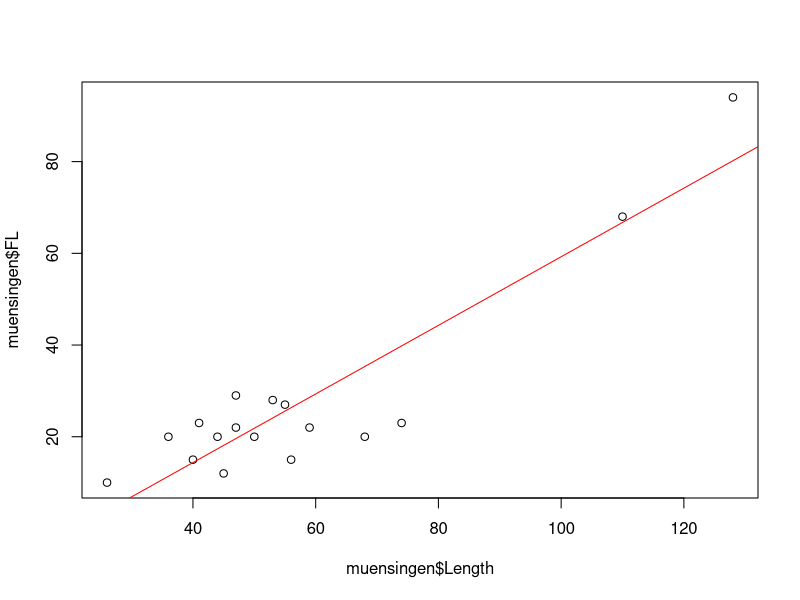
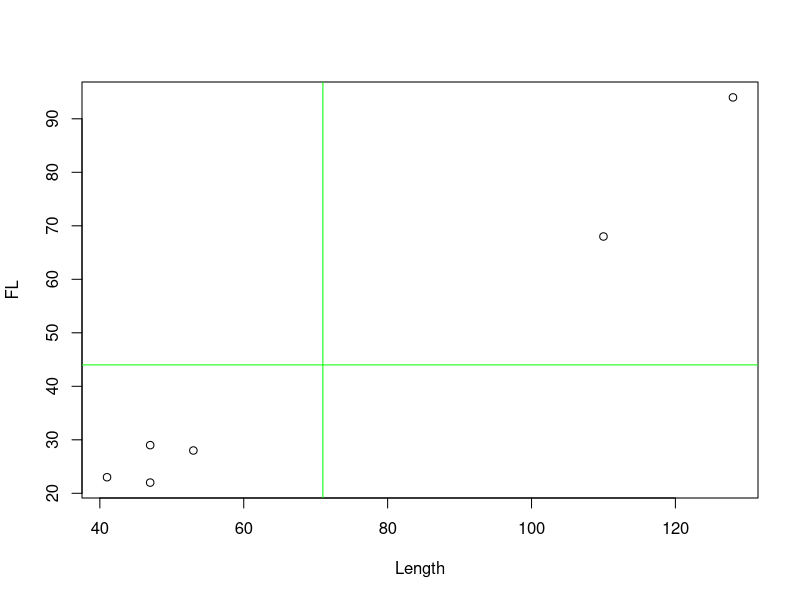
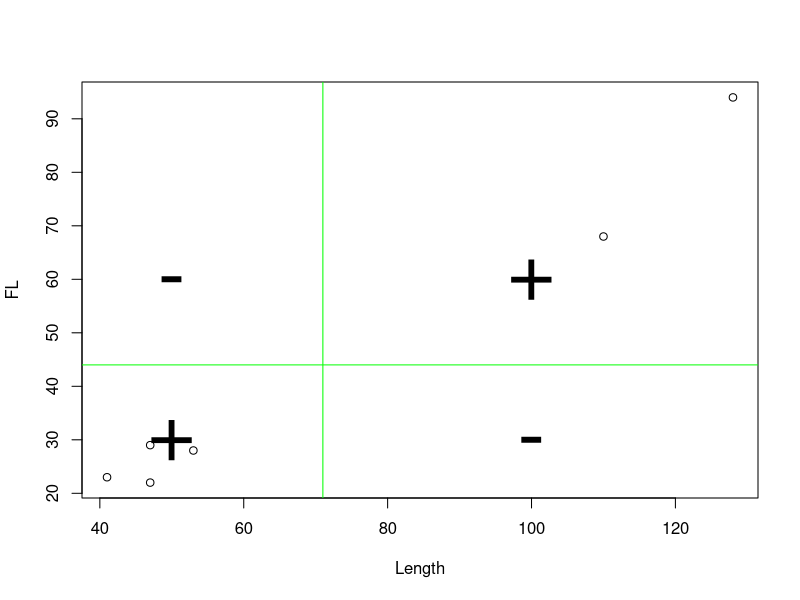
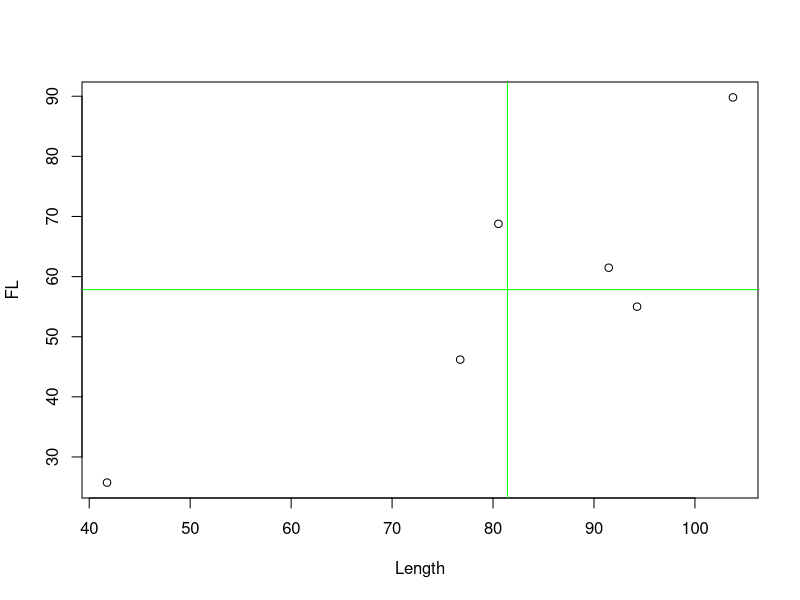
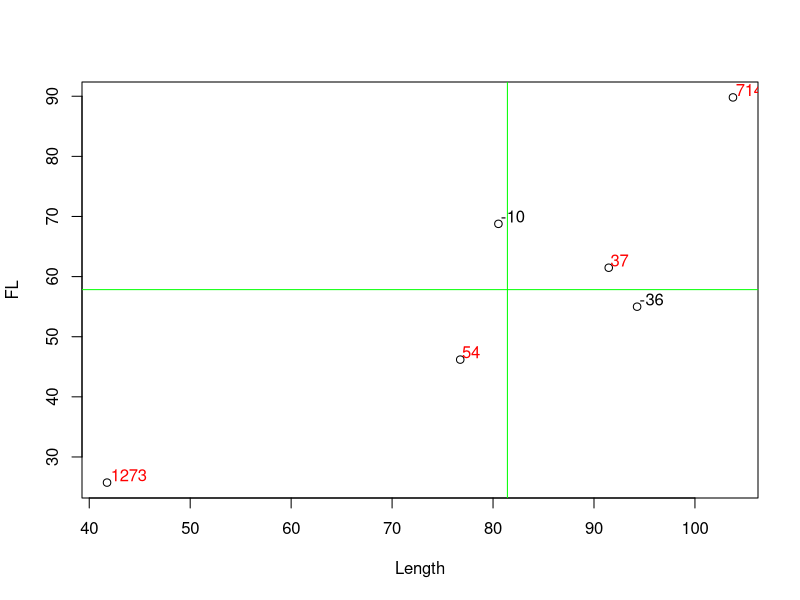
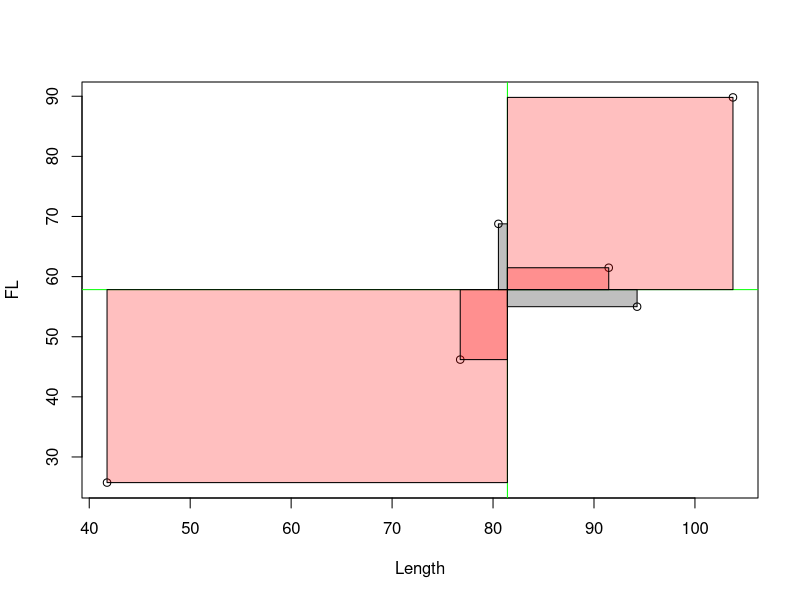
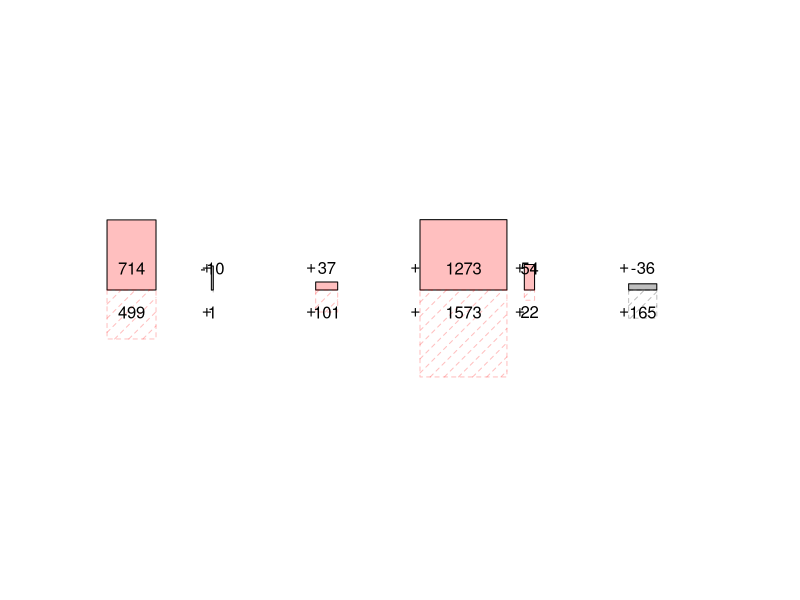
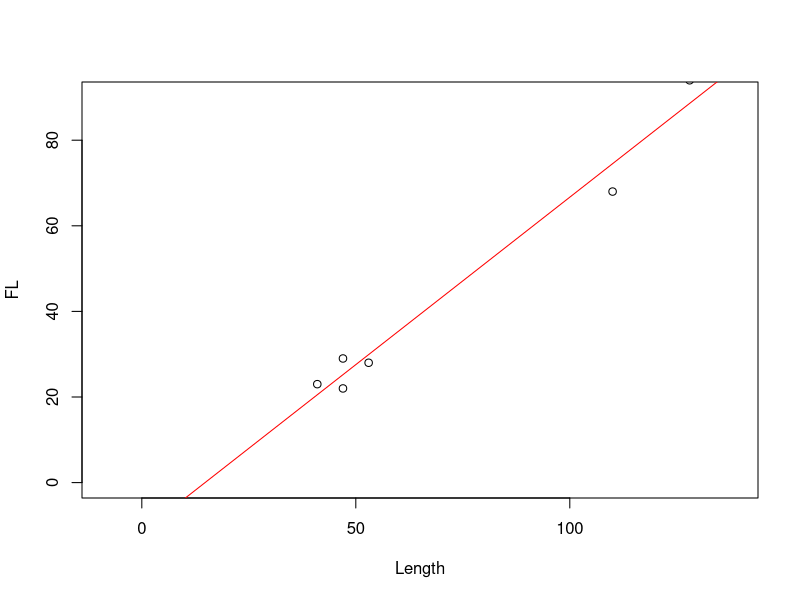

Generate these figures, in order, with R:
## ---- chunk 1
#knitr::opts_knit$set(root.dir = '08_session/')
xfun::pkg_load2(c("htmltools", "mime"))
remove(list = ls())
## ---- chunk 2
muensingen <- read.csv2("muensingen_fib.csv")
## ---- chunk 3
plot(muensingen$Length, muensingen$FL)
abline(
  lm(muensingen$FL~muensingen$Length),
  col="red")
## ---- chunk 4
muen_sample <- head(muensingen)[,c("Length", "FL")]
plot(muen_sample)
abline(h=mean(muen_sample$FL), col="green")
abline(v=mean(muen_sample$Length), col="green")
## ---- chunk 5
m_fl <- mean(muen_sample$FL)
m_l <- mean(muen_sample$Length)
muen_sample <- head(muensingen)[,c("Length", "FL")]
plot(muen_sample)
abline(h=m_fl, col="green")
abline(v=m_l, col="green")
text(50,30, "+", cex=5)
text(100,60, "+", cex=5)
text(100,30, "-", cex=5)
text(50,60, "-", cex=5)
## ---- chunk 6
ran_sample <- data.frame(Length = runif(6,30,120),
                         FL = runif(6,25,90))
plot(ran_sample)
r_fl <- mean(ran_sample$FL)
r_l <- mean(ran_sample$Length)
rec_col <-(ran_sample$Length - r_l) * (ran_sample$FL - r_fl) > 0
abline(h=r_fl, col="green")
abline(v=r_l, col="green")
## ---- chunk 7
plot(ran_sample)
rec_col <-(ran_sample$Length - r_l) * (ran_sample$FL - r_fl) > 0
abline(h=r_fl, col="green")
abline(v=r_l, col="green")

r_cov <- (ran_sample$Length - r_l) * (ran_sample$FL - r_fl)
rec_col <- r_cov > 0

text(ran_sample$Length, ran_sample$FL, round(r_cov), col=rgb(rec_col,0,0,1), adj = c(-0.1,-0.1))
## ---- chunk 8
plot(ran_sample)

abline(h=r_fl, col="green")
abline(v=r_l, col="green")
rect(r_l,r_fl,ran_sample$Length,ran_sample$FL, col=rgb(rec_col,0,0,.25))
## ---- chunk 9

diff_x <- (ran_sample$Length - r_l)
diff_y <- (ran_sample$FL - r_fl)

max_diff_x <- max(abs(diff_x))
max_diff_y <- max(abs(diff_y))

each_space <- max_diff_x * 1.2

x_space <- c(0, cumsum(rep(each_space,nrow(ran_sample))))

extend <- x_space[nrow(ran_sample)+1]

x_start <- x_space[-(nrow(ran_sample)+1)]

dummy <- data.frame(x = c(0,extend),
                    y = c(max_diff_y*-1,max_diff_y))

plot(dummy, type="n", axes=F, xlab="", ylab="", asp=1)

rect(x_start, 0, abs(diff_x) + x_start, abs(diff_y), col=rgb(rec_col,0,0,.25))

rect(x_start, 0, abs(diff_x) + x_start, -1 * abs(diff_x), col=rgb(rec_col,0,0,.25), lty=2, density = 10)

text(x_start[-1]-2, 10,"+")

text(x_start + abs(diff_x)/2, 10, round(diff_x * diff_y))

text(x_start[-1]-2, -10,"+")

text(x_start + abs(diff_x)/2, -10, round(diff_x * diff_x))
## ---- chunk 10
muensingen <- read.csv2("muensingen_fib.csv")
## ---- chunk 11
head(muensingen[,c("FL","Length")])
colMeans(head(muensingen[,c("FL","Length")]))
## ---- chunk 12
hmuens <- head(muensingen[,c("FL", "Length")])
hmuens$'FL - mean(FL)' <- hmuens$FL - mean(hmuens$FL)
hmuens$'Length - mean(Length)' <- hmuens$Length - mean(hmuens$Length)
hmuens$'covariance' <- hmuens$'FL - mean(FL)' * hmuens$'Length - mean(Length)'
hmuens$'var(L)' <- (hmuens$Length - mean(hmuens$Length))^2
sum_hmuens <- colSums(hmuens)
sum_hmuens <- c("sum","","","", sum_hmuens[c(5,6)])
knitr::kable(rbind(hmuens, sum_hmuens), format = "pipe")
## ---- chunk 13
plot(FL~Length, data=data.frame(head(muensingen)), ylim = c(0,90), asp=1, xlim=c(0,130))
abline(
  lm(FL~Length, data=data.frame(head(muensingen))),
  col="red")
## ---- chunk 14
mm <- data.frame(head(muensingen))
b.min <- sum(
  (mm$FL - mean(mm$FL)) * (mm$Length - mean(mm$Length))
  ) / 
  sum((mm$Length - mean(mm$Length))^2)
b.min
a.min <- mean(mm$FL) - b.min * mean(mm$Length)
a.min
## ---- chunk 15
lm(FL ~ Length, data=mm)
## ---- chunk 16
cereal <- read.csv2("cereal_processing.csv", row.names = 1)
## ---- chunk 17
plot(cereal$groundstones, cereal$cereals)
abline(lm(cereal$cereals ~ cereal$groundstones))
## ---- chunk 18
lm(cereal$cereals ~ cereal$groundstones)
## ---- chunk 19
plot(muensingen$Length, muensingen$FL)
abline(lm(muensingen$FL ~ muensingen$Length))
## ---- chunk 20
op <-par(no.readonly = TRUE)
par(mfrow = c(1,3))
test <- data.frame(a = 1:10, b= 1:10)
plot(test)
abline(lm(a~b, data = test))
text(8,2,labels = paste0("r = ", cor(test$a, test$b)))
test$b <- rev(test$b)
plot(test)
abline(lm(a~b, data = test))
text(2,2,labels = paste0("r = ", cor(test$a, test$b)))
plot(muensingen$FL ~ muensingen$Length)
abline(lm(muensingen$FL ~ muensingen$Length))
text(60,80,labels = paste0("r = ", cor(muensingen$FL, muensingen$Length)))
par(op)
## ---- chunk 21
cov(muensingen$FL, muensingen$Length) /
  sqrt(var(muensingen$FL) * var(muensingen$Length))
## ---- chunk 22
cor(muensingen$FL, muensingen$Length)
## ---- chunk 23
shapiro.test(muensingen$FL)
shapiro.test(muensingen$Length)
## ---- chunk 24
cor.test(muensingen$FL,muensingen$Length)
## ---- chunk 25
cereal <- read.csv2("cereal_processing.csv", row.names = 1)
## ---- chunk 26
cor(cereal$groundstones, cereal$cereals)
cor(cereal$groundstones, cereal$cereals)^2
## ---- chunk 27
shapiro.test(cereal$groundstones)
shapiro.test(cereal$cereals)
cor.test(cereal$groundstones, cereal$cereals)
## ---- chunk 28
plot(lm(cereals ~ groundstones, data=cereal), which=1)
## ---- chunk 29
soil <- read.csv2("soilsites.csv", row.names = 1)
soil$soil_quality <- factor(soil$soil_quality, labels = c("poor", "medium", "good"))
soil$size <- factor(soil$size, labels = c("small", "medium", "big"))
soil_table <- addmargins(table(soil$size,soil$soil_quality)) 
knitr::kable(soil_table, format = "pipe")
## ---- chunk 30
library(kableExtra)
soil_table_out <- addmargins(table(soil$size,soil$soil_quality)) 
soil_table_out[1:3,1:3] <- paste0(soil_table_out[1:3,1:3], " (", letters[1:9], ")")
soil_table_out[1,1] <- cell_spec(soil_table_out[1, 1], "html", color = "red")
soil_table_out[2:3,2:3] <- cell_spec(soil_table_out[2:3, 2:3], "html", color = "green")
knitr::kable(soil_table_out, format = "html", escape = F)
## ---- chunk 31
soil_table_out <- addmargins(table(soil$size,soil$soil_quality)) 
soil_table_out[1:3,1:3] <- paste0(soil_table_out[1:3,1:3], " (", letters[1:9], ")")
soil_table_out[2,1] <- cell_spec(soil_table_out[2, 1], "html", color = "red")
soil_table_out[3,2:3] <- cell_spec(soil_table_out[3, 2:3], "html", color = "green")
knitr::kable(soil_table_out, format = "html", escape = F)
## ---- chunk 32
soil_table_out <- addmargins(table(soil$size,soil$soil_quality)) 
soil_table_out[1:3,1:3] <- paste0(soil_table_out[1:3,1:3], " (", letters[1:9], ")")
soil_table_out[1,2] <- cell_spec(soil_table_out[1,2], "html", color = "red")
soil_table_out[2:3,3] <- cell_spec(soil_table_out[2:3,3], "html", color = "green")
knitr::kable(soil_table_out, format = "html", escape = F)
## ---- chunk 33
soil_table_out <- addmargins(table(soil$size,soil$soil_quality)) 
soil_table_out[1:3,1:3] <- paste0(soil_table_out[1:3,1:3], " (", letters[1:9], ")")
soil_table_out[2,2] <- cell_spec(soil_table_out[2,2], "html", color = "red")
soil_table_out[3,3] <- cell_spec(soil_table_out[3,3], "html", color = "green")
knitr::kable(soil_table_out, format = "html", escape = F)
## ---- chunk 34
soil_table_out <- addmargins(table(soil$size,soil$soil_quality)) 
soil_table_out[1:3,1:3] <- paste0(soil_table_out[1:3,1:3], " (", letters[1:9], ")")
soil_table_out[1,3] <- cell_spec(soil_table_out[1,3], "html", color = "red")
soil_table_out[2:3,1:2] <- cell_spec(soil_table_out[2:3,1:2], "html", color = "green")
knitr::kable(soil_table_out, format = "html", escape = F)
## ---- chunk 35
soil_table_out <- addmargins(table(soil$size,soil$soil_quality)) 
soil_table_out[1:3,1:3] <- paste0(soil_table_out[1:3,1:3], " (", letters[1:9], ")")
soil_table_out[2,3] <- cell_spec(soil_table_out[2,3], "html", color = "red")
soil_table_out[3,1:2] <- cell_spec(soil_table_out[3,1:2], "html", color = "green")
knitr::kable(soil_table_out, format = "html", escape = F)
## ---- chunk 36
soil_table_out <- addmargins(table(soil$size,soil$soil_quality)) 
soil_table_out[1:3,1:3] <- paste0(soil_table_out[1:3,1:3], " (", letters[1:9], ")")
soil_table_out[1,2] <- cell_spec(soil_table_out[1,2], "html", color = "red")
soil_table_out[2:3,1] <- cell_spec(soil_table_out[2:3,1], "html", color = "green")
knitr::kable(soil_table_out, format = "html", escape = F)
## ---- chunk 37
soil_table_out <- addmargins(table(soil$size,soil$soil_quality)) 
soil_table_out[1:3,1:3] <- paste0(soil_table_out[1:3,1:3], " (", letters[1:9], ")")
soil_table_out[2,2] <- cell_spec(soil_table_out[2,2], "html", color = "red")
soil_table_out[3,1] <- cell_spec(soil_table_out[3,1], "html", color = "green")
knitr::kable(soil_table_out, format = "html", escape = F)
## ---- chunk 38
soil <- read.csv2("soilsites.csv", row.names = 1)
cor.test(soil$size, soil$soil_quality, method = "kendall")
## ---- chunk 39
soil <- read.csv2("soilsites.csv", row.names = 1)
cor.test(soil$size, soil$soil_quality, method = "spearman")
